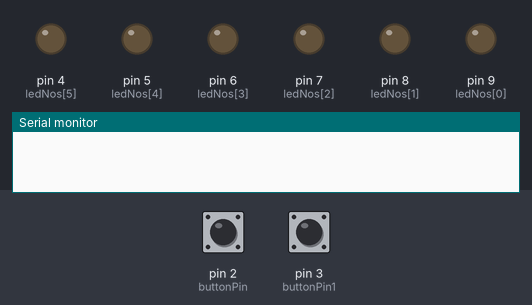
The sketch below on a simulated Arduino Uno, built with avr-gcc and run on an emulated ATmega328P. On the bench: output pins drawn as LEDs (lit = HIGH), the last lines printed to the serial monitor. Dashed ring = blinking. The test bench sets the inputs (shaded band); at power-on: pin 3 (buttonPin1) LOW, pin 2 (buttonPin) LOW.

Above: at 1.2 s.
1.3 s: pin 3 (buttonPin1) pulled HIGH for 0.15 s
At 2.5 s:
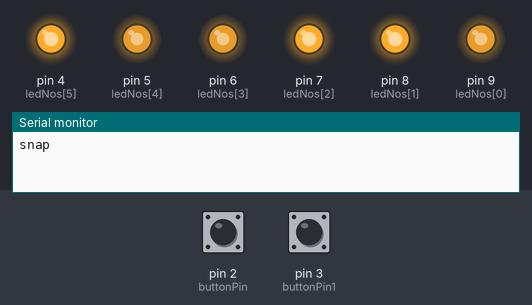
4.3 s: pin 2 (buttonPin) pulled HIGH for 1 s
At 6.7 s:
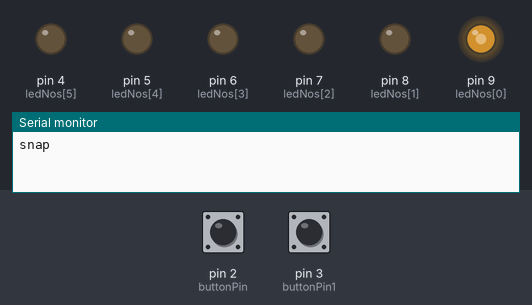
7.0 s: pin 2 (buttonPin) pulled HIGH for 0.15 s
At 8.4 s:
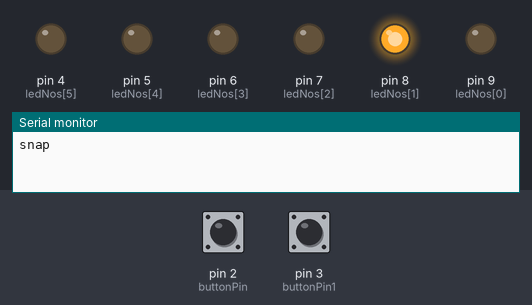
9.0 s: pin 3 (buttonPin1) pulled HIGH for 3.2 s
At 12.5 s:
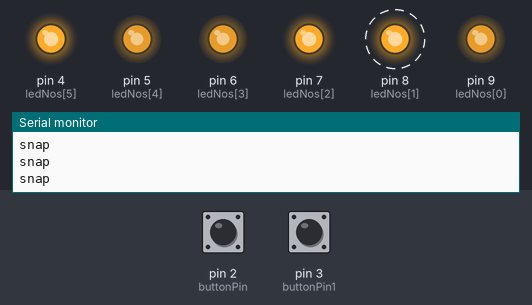
13.7 s: pin 2 (buttonPin) pulled HIGH for 3.2 s
At 18.2 s:
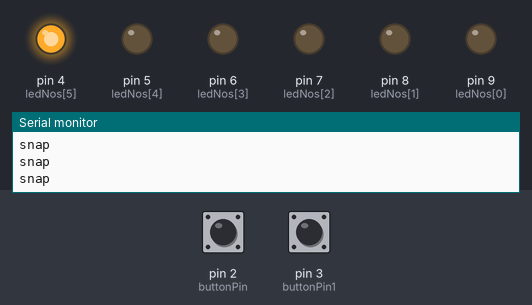
18.7 s: pin 2 (buttonPin) pulled HIGH for 0.15 s
At 19.7 s:
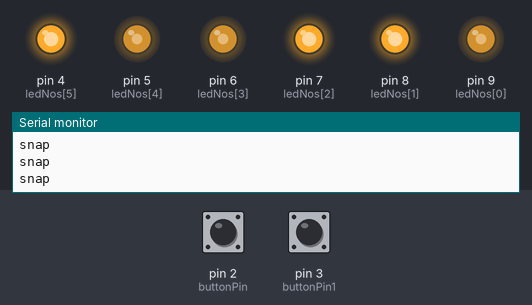
Timing chart, 0 to 21.7 s (numbered marks = the images above; inputs shaded):
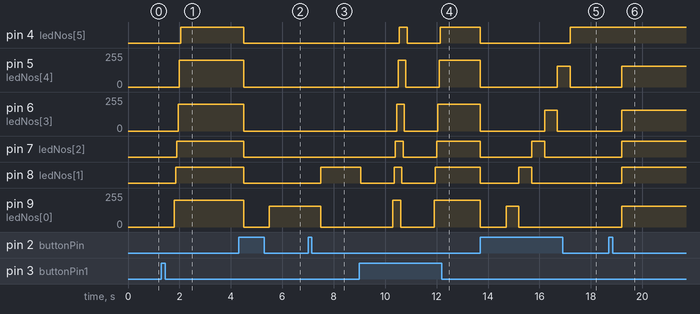

The sketch:

gauntlet.ino
```cpp
// constants won't change. They're used here to set pin numbers:
const int buttonPin = 2;     // the number of the pushbutton pin
const int buttonPin1 = 3;     // the number of the pushbutton1 pin

// bright level int
int brightLevel;

// int for loops
int i;


// sets glow mode
int glowMode = 0;

// button state variables
int buttonState = 0;         // variable for reading the pushbutton status
int buttonState1 = 0;

// list of all led pins
int ledNos[] = {9, 8, 7, 6, 5, 4};

void setup() {
  // initialize the led pins as outputs
  for (i = 0; i < 6; i++) {
    pinMode(ledNos[i], OUTPUT);

  // begin serial
  Serial.begin(9600);
  }

  // initialize the pushbutton pin as an input:
  pinMode(buttonPin, INPUT);
  pinMode(buttonPin1, INPUT);
}

void loop() {
    // read the state of the pushbutton values:
    buttonState = digitalRead(buttonPin);
    buttonState1 = digitalRead(buttonPin1);

    // button for lighting the stones when closing fist
    if (buttonState == HIGH) {
      if (glowMode < 7) {
        glowMode++;
        delay(500);
      }
      else
      {
        allLED(0);
        glowMode = 0;
        delay(500);
      }
    }

    // button for fully lighting when snapping fingers and sending the serial info to the pi
    if (buttonState1 == HIGH) {
      if (glowMode == 0) {
        glowMode = 8;
        Serial.println("snap");
        delay(500);
      }
      else {
        pattern(0);
        glowMode = 0;
        delay(500);
      }
    }

	// modes for indidual stone/full stones control
    if (glowMode == 1) {
      analogWrite(ledNos[0], 155);
      analogWrite(ledNos[1], 0);
      analogWrite(ledNos[2], 0);
      analogWrite(ledNos[3], 0);
      analogWrite(ledNos[4], 0);
      analogWrite(ledNos[5], 0);
    }

    if (glowMode == 2) {
       analogWrite(ledNos[1], 155);
       analogWrite(ledNos[0], 0);
       analogWrite(ledNos[2], 0);
       analogWrite(ledNos[3], 0);
       analogWrite(ledNos[4], 0);
       analogWrite(ledNos[5], 0);
    }

    if (glowMode == 3) {
      analogWrite(ledNos[2], 155);
      analogWrite(ledNos[1], 0);
      analogWrite(ledNos[0], 0);
      analogWrite(ledNos[3], 0);
      analogWrite(ledNos[4], 0);
      analogWrite(ledNos[5], 0);
    }

    if (glowMode == 4) {
      analogWrite(ledNos[3], 155);
      analogWrite(ledNos[1], 0);
      analogWrite(ledNos[2], 0);
      analogWrite(ledNos[0], 0);
      analogWrite(ledNos[4], 0);
      analogWrite(ledNos[5], 0);
    }

    if (glowMode == 5) {
      analogWrite(ledNos[4], 155);
      analogWrite(ledNos[1], 0);
      analogWrite(ledNos[2], 0);
      analogWrite(ledNos[3], 0);
      analogWrite(ledNos[0], 0);
      analogWrite(ledNos[5], 0);
    }

    if (glowMode == 6) {
      analogWrite(ledNos[5], 155);
      analogWrite(ledNos[1], 0);
      analogWrite(ledNos[2], 0);
      analogWrite(ledNos[3], 0);
      analogWrite(ledNos[4], 0);
      analogWrite(ledNos[0], 0);
    }

    if (glowMode == 7) {
      allLED(155);
    }

    if (glowMode == 8) {
      pattern(200);
    }
}

// illuminates the stones one at a time
void pattern(int brightLevel) {
    for (i = 0; i < 6; i++) {
    analogWrite(ledNos[i],brightLevel);
    delay(50);
  }
}

// controls all stones at once
void allLED(int brightLevel) {
    analogWrite(ledNos[0], brightLevel);
    analogWrite(ledNos[1], brightLevel);
    analogWrite(ledNos[2], brightLevel);
    analogWrite(ledNos[3], brightLevel);
    analogWrite(ledNos[4], brightLevel);
    analogWrite(ledNos[5], brightLevel);
}
```

Measured:
- after the input at 1.3 s, pin 4 (ledNos[5]): LOW → HIGH after 0.75 s; pin 5 (ledNos[4]): 0/255 → 200/255 after 0.70 s; pin 6 (ledNos[3]): 0/255 → 200/255 after 0.65 s; pin 7 (ledNos[2]): LOW → HIGH after 0.60 s; pin 8 (ledNos[1]): LOW → HIGH after 0.55 s
- after the input at 4.3 s, pin 4 (ledNos[5]), pin 7 (ledNos[2]), pin 8 (ledNos[1]): HIGH → LOW after 0.20 s; pin 5 (ledNos[4]), pin 6 (ledNos[3]): 200/255 → 0/255 after 0.20 s; pin 9 (ledNos[0]): 200/255 → 0/255 after 0.20 s, → 155/255 1.0 s later
- after the input at 7.0 s, pin 8 (ledNos[1]): LOW → HIGH after 0.50 s; pin 9 (ledNos[0]): 155/255 → 0/255 after 0.50 s
- after the input at 9.0 s, pin 4 (ledNos[5]): LOW → HIGH after 1.6 s, → LOW 0.30 s later, → HIGH 1.3 s later; pin 5 (ledNos[4]): 0/255 → 200/255 after 1.5 s, → 0/255 0.30 s later, → 200/255 1.3 s later
- after the input at 13.7 s, pin 4 (ledNos[5]): HIGH → LOW at once, → HIGH 3.5 s later; pin 5 (ledNos[4]): 200/255 → 0/255 at once, → 155/255 3.0 s later, → 0/255 0.50 s later
- after the input at 18.7 s, pin 5 (ledNos[4]), pin 6 (ledNos[3]), pin 9 (ledNos[0]): 0/255 → 155/255 after 0.50 s; pin 7 (ledNos[2]), pin 8 (ledNos[1]): LOW → HIGH after 0.50 s
